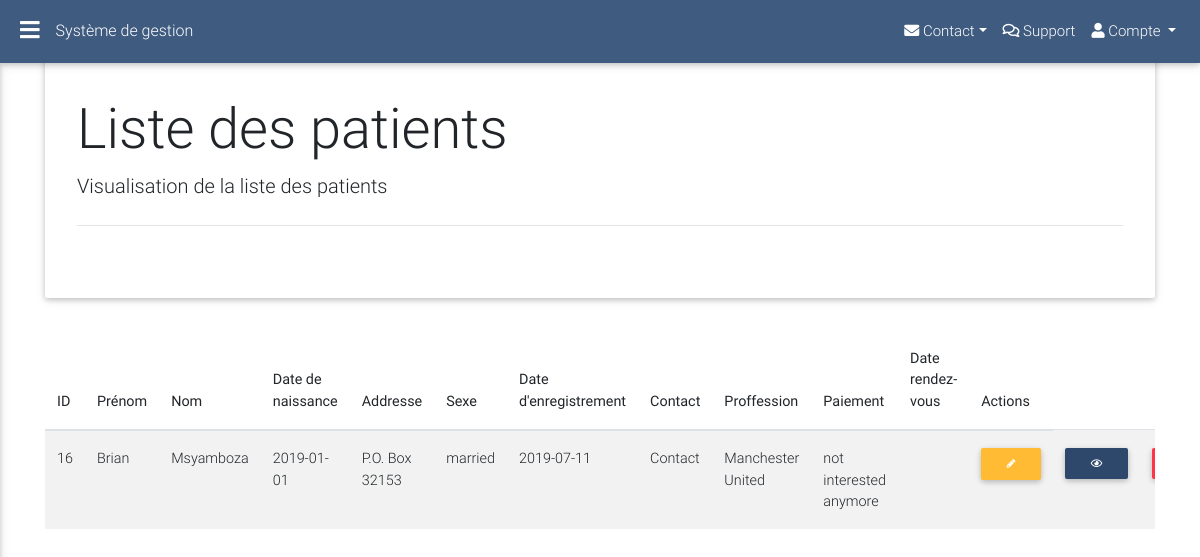
The page /src/patients/viewPatients.php (signed in) on the database as committed earlier.
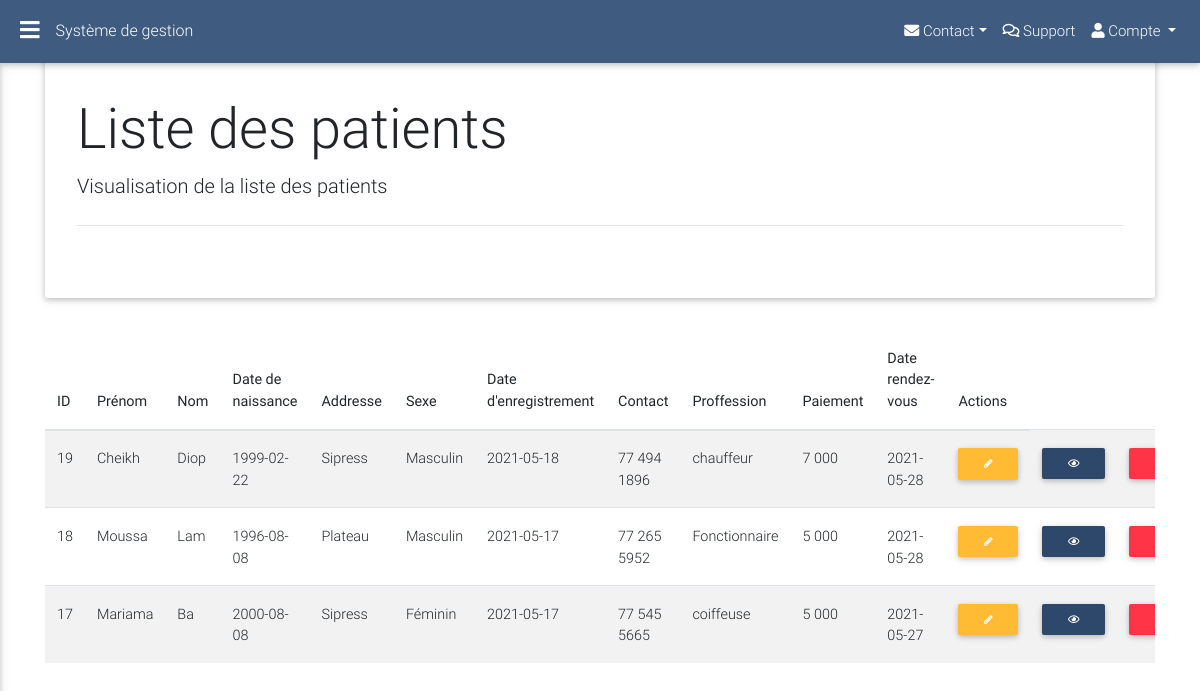
The same page on the database as committed later.
### tables this page shows
CREATE TABLE IF NOT EXISTS `patients` (
  `user_id` int(11) NOT NULL AUTO_INCREMENT,
  `firstname` varchar(256) DEFAULT NULL,
  `lastname` varchar(256) DEFAULT NULL,
  `dob` date DEFAULT NULL,
  `address` text DEFAULT NULL,
  `married` varchar(256) DEFAULT NULL,
  `dor` date DEFAULT NULL,
  `contact` varchar(256) DEFAULT NULL,
  `referred` varchar(256) DEFAULT NULL,
  `reason` varchar(256) DEFAULT NULL,
  `rdv` date DEFAULT NULL,
  PRIMARY KEY (`user_id`)
);

### includes/dao.php (called while the page is built, shortened)
<?php
include "header.php";
include "sidenav.php";
include "jumbo.php";
$jumbo = new jumbo;

### includes/patients/PatientsController.php (called while the page is built, shortened)
<?php
class PatientsController
{
    public function viewAllPatients()
    {
        $db = new DBconnection();
        $dbConn = $db->getConnection();
        return $dbConn->query("SELECT * FROM patients ORDER BY user_id DESC");
    }
}

### src/patients/viewPatients.php (the view, shortened to what this page needs)
<?php include "../../includes/dao.php" ?>
<?php include "../../includes/patients/PatientsController.php";
$patients = new PatientsController();
?>
<div class="container">
    <?= $jumbo->getJumbo("Liste des patients", "Visualisation de la liste des patients") ?>
    <?php $patientsList = $patients->viewAllPatients(); ?>
    <table class="table table-responsive table-striped table-hover">
        <thead>
            <th>ID</th>
            <th>Prénom</th>
            <th>Nom</th>
            <th>Date de naissance</th>
            <th>Addresse</th>
            <th>Sexe</th>
            <th>Date d'enregistrement</th>
            <th>Contact</th>
            <th>Proffession</th>
            <th>Paiement</th>
            <th>Date rendez-vous</th>
            <th>Actions</th>
        </thead>
        <tbody>
            <?php while ($row = $patientsList->fetch(PDO::FETCH_ASSOC)) {
                ?>
                <tr>
                    <td><?= $row['user_id'] ?></td>
                    <td><?= $row['firstname'] ?></td>
                    <td><?= $row['lastname'] ?></td>
                    <td><?= $row['dob'] ?></td>
                    <td><?= $row['address'] ?></td>
                    <td><?= $row['married'] ?></td>
                    <td><?= $row['dor'] ?></td>
                    <td><?= $row['contact'] ?></td>
                    <td><?= $row['referred'] ?></td>
                    <td><?= $row['reason'] ?></td>
                    <td><?= $row['rdv'] ?></td>
                    <td><a title="Modifier" href="editPatient.php?id=<?= $row['user_id'] ?>" class="btn btn-sm btn-warning fa fa-pencil"></a> </td>
                    <td><a title="Afficher le dossier du patient" href="viewDiag.php?id=<?= $row['user_id'] ?>" class="btn btn-sm btn-default fas fa-eye"></a> </td>
                    <td><a title="Supprimer" class="delete btn btn-danger btn-sm fa fa-trash-o" onclick="Delete(<?= $row['user_id'] ?>)"></a></td>
                </tr>
            <?php } ?>
        </tbody>
    </table>
</div>
<?php include "../../includes/footer.php"; ?>

### includes/header.php (shortened to what this page needs)
<!DOCTYPE html>
<html lang="en">
<head>
  <link href='../../public/css/all.css' rel="stylesheet">
  <link href="../../public/css/font-awesome.min.css" rel="stylesheet">
  <link href="../../public/css/bootstrap.min.css" rel="stylesheet">
  <link href="../../public/css/sweetalert2.css" rel="stylesheet">
  <link href="../../public/css/style.css" rel="stylesheet">
  <link href="../../public/css/mdb.min.css" rel="stylesheet">
  <link href="../../public/css/style.css" rel="stylesheet">
</head>

### includes/sidenav.php (shortened to what this page needs)
<body class="fixed-sn light-blue-skin">
  <header>
    <nav class="navbar fixed-top navbar-toggleable-md navbar-expand-lg scrolling-navbar double-nav">
      <div class="float-left">
        <a href="#" data-activates="slide-out" class="button-collapse"><i class="fas fa-bars"></i></a>
      </div>
      <div class="breadcrumb-dn mr-auto">
        <p>Système de gestion</p>
      </div>
      <ul class="nav navbar-nav nav-flex-icons ml-auto">
        <li class="nav-item dropdown">
          <a class="nav-link dropdown-toggle" href="#" id="navbarDropdownMenuLink" data-toggle="dropdown" aria-haspopup="true" aria-expanded="false">
          <i class="fas fa-envelope"></i> <span class="clearfix d-none d-sm-inline-block"> Contact</span></a>
        </li>
        <li class="nav-item">
          <a class="nav-link"><i class="far fa-comments"></i> <span class="clearfix d-none d-sm-inline-block"> Support</span></a>
        </li>
        <li class="nav-item dropdown">
          <a class="nav-link dropdown-toggle" href="#" id="navbarDropdownMenuLink" data-toggle="dropdown" aria-haspopup="true" aria-expanded="false">
            <i class="fas fa-user"></i> Compte
          </a>
        </li>
      </ul>
    </nav>
  </header>
</body>

### includes/jumbo.php
<?php
class jumbo
{
    function getJumbo($title, $detail)
    {
        return '
            <div class="jumbotron py-5 mt-5">
                <h2 class="display-4">' . $title . '</h2>
                <p class="lead">' . $detail . '</p>
                <hr class="my-4">
            </div>
            ';
    }
}

### includes/footer.php (shortened to what this page needs)
</body>
</html>

### public/css/all.css (style rules this page uses)
.fa,.fab,.fal,.far,.fas { -moz-osx-font-smoothing:grayscale;-webkit-font-smoothing:antialiased;display:inline-block;font-style:normal;font-variant:normal;text-rendering:auto;line-height:1 }
.fa-bars:before { content:"\f0c9" }
.fa-comments:before { content:"\f086" }
.fa-envelope:before { content:"\f0e0" }
.fa-eye:before { content:"\f06e" }
.fa-user:before { content:"\f007" }
.far { font-weight:400 }
.fa,.far,.fas { font-family:"Font Awesome 5 Free" }
.fa,.fas { font-weight:900 }

### public/css/style.css (style rules this page uses)
.navbar { z-index: 1040; }

Rows that differ between the two databases and show on the page:
removed patients: user_id "16", firstname "Brian", lastname "Msyamboza", dob "2019-01-01", address "P.O. Box 32153", married "married", dor "2019-07-11", contact "Contact", referred "Manchester United", reason "not interested anymore"
added patients: user_id "19", firstname "Cheikh", lastname "Diop", dob "1999-02-22", address "Sipress", married "Masculin", dor "2021-05-18", contact "77 494 1896", referred "chauffeur", reason "7 000", rdv "2021-05-28"
added patients: user_id "18", firstname "Moussa", lastname "Lam", dob "1996-08-08", address "Plateau", married "Masculin", dor "2021-05-17", contact "77 265 5952", referred "Fonctionnaire", reason "5 000", rdv "2021-05-28"
added patients: user_id "17", firstname "Mariama", lastname "Ba", dob "2000-08-08", address "Sipress", married "Féminin", dor "2021-05-17", contact "77 545 5665", referred "coiffeuse", reason "5 000", rdv "2021-05-27"
